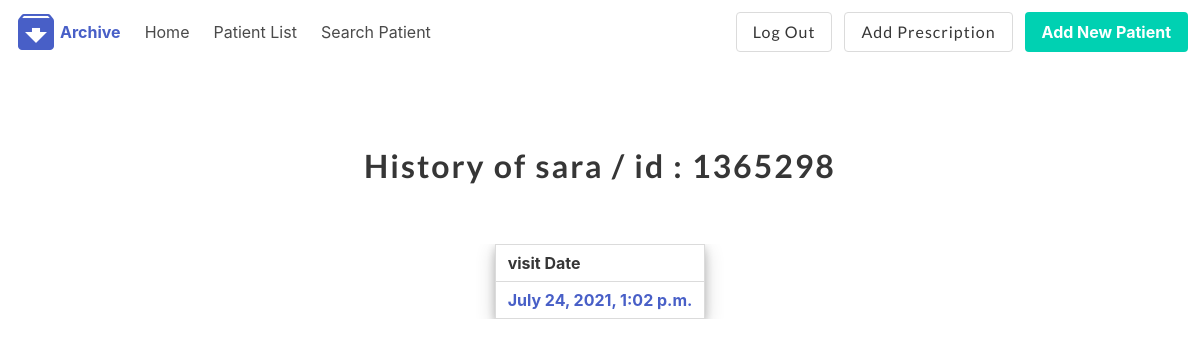
The app's page /patient/1/history (signed in) with its own data.
### patienthistory/models.py (models this page shows, shortened)
class Patient(models.Model):
    drId = models.ForeignKey(User, on_delete=models.CASCADE, default=1)
    first_name = models.CharField(max_length=50, null=True, blank=True)
    last_name = models.CharField(max_length=50, null=True, blank=True)
    picture = models.ImageField(upload_to='profile_pics', blank=True, null=True, verbose_name='Picture')
    phone = models.CharField(max_length=50, null=True, blank=True)
    about = models.TextField(max_length=300, null=True, blank=True)
    email = models.CharField(max_length=50, null=True, blank=True)
    Id_card_number = models.CharField(max_length=50, null=True, blank=True)
    location = models.CharField(max_length=50, null=True, blank=True)
    illness = models.CharField(max_length=50, null=True, blank=True)

class PatientHistory(models.Model):
    PatientId = models.ForeignKey(Patient, on_delete=models.CASCADE, blank=True, null=True)
    Prescription = models.TextField(max_length=300, null=True, blank=True)
    nextVisit = models.DateTimeField(null=True, blank=True)
    picture = models.ImageField(upload_to='profile_pics', blank=True, null=True, verbose_name='Picture')
    VisitDate = models.DateTimeField(auto_now_add=True, blank=True)
    Description = models.TextField(max_length=300, null=True, blank=True)

### patienthistory/views.py (the view)
# urls.py: path('<PatientId>/history', views.PatientHistoryview, name='patientHist'),
@login_required
def PatientHistoryview(request, PatientId):
    user = PatientId
    allhistories = PatientHistory.objects.filter(PatientId_id=user)
    username = Patient.objects.get(id=user)
    context = {'allhistories': allhistories,
               'username': username
               }
    return render(request, 'patienthistory/patienthis.html', context)

### patienthistory/templates/patienthistory/patienthis.html
{% extends 'patienthistory/base.html' %}
{% block content %}
    <section class="section">
        <div class="container">
            <div class="columns is-mobile is-centered">
                <div class="column">
                    <br>
                    <div class="column">
                        <h1 class="title" style="text-align: center">
                            History of {{ username.first_name }} / id : {{ username.Id_card_number }}
                        </h1>
                    </div>
                    <section class="section">
                        <div class="container">
                            <div class="table-container">
                                <table class="table table is-bordered"
                                       style="border-radius:2%; margin-left: auto;margin-right: auto; box-shadow: 0 4px 8px 0 rgba(0, 0, 0, 0.2), 0 6px 20px 0 rgba(0, 0, 0, 0.19); background: rgba(255,255,255,0.4);">
                                    <thead>
                                    <tr>
                                        <th>visit Date</th>
                                    </tr>
                                    </thead>
                                    <tbody>
                                    {% for history in allhistories %}
                                        <tr>
                                            <td><b><a href="{% url 'Prescription' history.id %}">{{ history.VisitDate }}</a></b></td>
                                        </tr>
                                    {% endfor %}
                                    </tbody>
                                </table>
                            </div>
                        </div>
                    </section>
                </div>
            </div>
        </div>
    </section>
{% endblock %}

### patienthistory/static/patienthistory/style.css (style rules this page uses)
body { margin:0; }
h1 { font-family: 'Lato', sans-serif; font-weight:300; letter-spacing: 2px; font-size:48px; }

### records on screen
Patient: first_name "sara", Id_card_number "1365298"
PatientHistory: VisitDate "July 24, 2021, 1:02 p.m."
